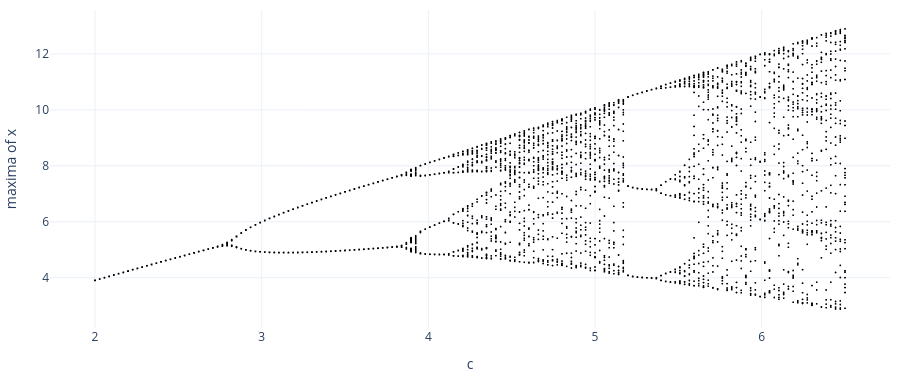
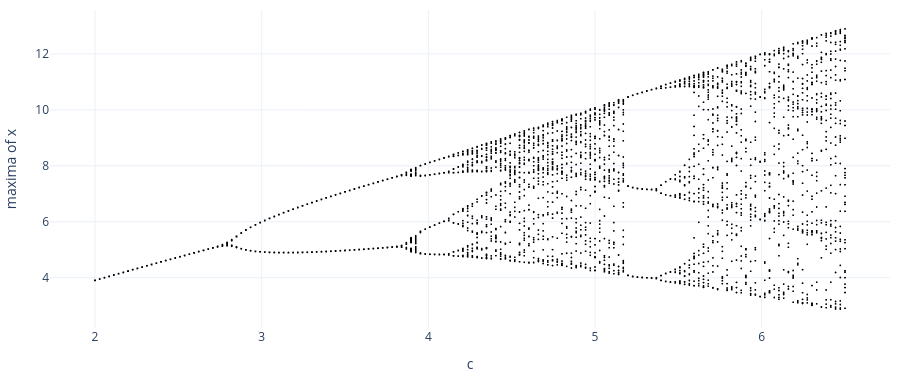

The notebook cell these images were saved under, in order:
### Markdown cell above
**Maxima of x against c**: one maximum per cycle, two after the first doubling, ...

### Code cell
import numpy as np
C, M = [], []
for c in np.linspace(2, 6.5, 160):
    tr = ex.m.run(keep=False, c=c, total=500, trans=300)
    x = tr["x"]; k = np.where((x[1:-1] > x[:-2]) & (x[1:-1] > x[2:]))[0] + 1
    C += [c] * len(k); M += list(x[k])
show_figure(go.Figure(go.Scattergl(x=C, y=M, mode="markers", marker=dict(size=2, color="black"))),
            xaxis_title="c", yaxis_title="maxima of x", height=380)

### Figure 1 — Plotly figure (JSON) as saved in the notebook; plotly's stock layout.template omitted (floating-point values rounded to 4 significant figures; data arrays with more than 128 entries replaced by an {"elided": "..."} marker saying what was removed)
{"data": [{"marker": {"color": "black", "size": 2}, "mode": "markers", "type": "scattergl", "x": {"elided": "5508 float values"}, "y": {"elided": "5508 float values"}}], "layout": {"height": 380, "margin": {"b": 40, "l": 50, "r": 10, "t": 10}, "paper_bgcolor": "white", "plot_bgcolor": "white", "xaxis": {"title": {"text": "c"}}, "yaxis": {"title": {"text": "maxima of x"}}}}

### Figure 2 — Plotly figure (JSON) as saved in the notebook; plotly's stock layout.template omitted (floating-point values rounded to 4 significant figures; data arrays with more than 128 entries replaced by an {"elided": "..."} marker saying what was removed)
{"data": [{"marker": {"color": "black", "size": 2}, "mode": "markers", "type": "scattergl", "x": {"elided": "5508 float values"}, "y": {"elided": "5508 float values"}}], "layout": {"height": 380, "margin": {"b": 40, "l": 50, "r": 10, "t": 10}, "paper_bgcolor": "white", "plot_bgcolor": "white", "xaxis": {"title": {"text": "c"}}, "yaxis": {"title": {"text": "maxima of x"}}}}
